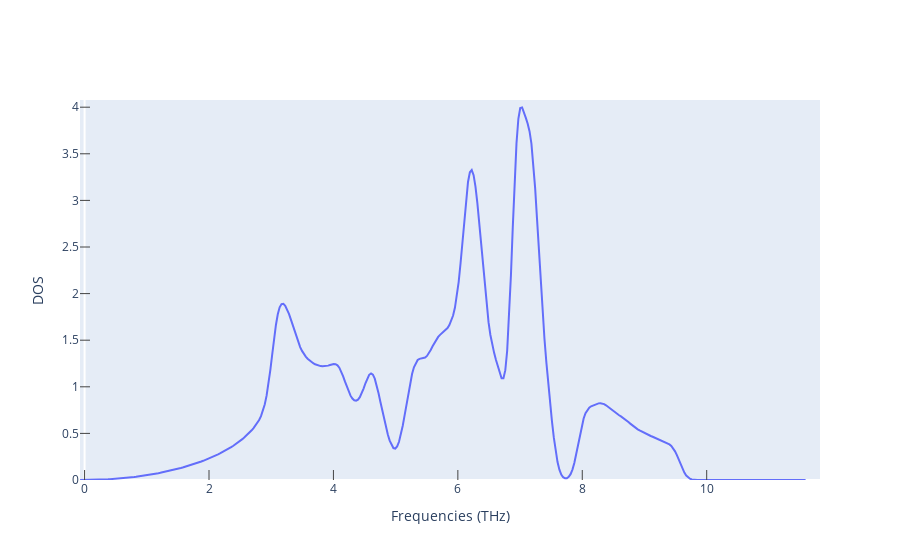

The notebook cell this image was saved under:
### Code cell
figure = get_plot_dos(ph_dos)
figure.show()

### Figure 1 — Plotly figure (JSON) as saved in the notebook; plotly's stock layout.template omitted (floating-point values rounded to 4 significant figures; data arrays with more than 128 entries replaced by an {"elided": "..."} marker saying what was removed)
{"data": [{"mode": "lines", "type": "scatter", "x": {"elided": "390 float values"}, "y": {"elided": "390 float values"}}], "layout": {"xaxis": {"mirror": true, "range": [-0.07382, 11.82], "showgrid": false, "ticklen": 10, "ticks": "inside", "title": {"text": "Frequencies (THz)"}}, "yaxis": {"mirror": true, "range": [0, 4.077], "showgrid": false, "ticklen": 10, "ticks": "inside", "title": {"text": "DOS"}}}}
